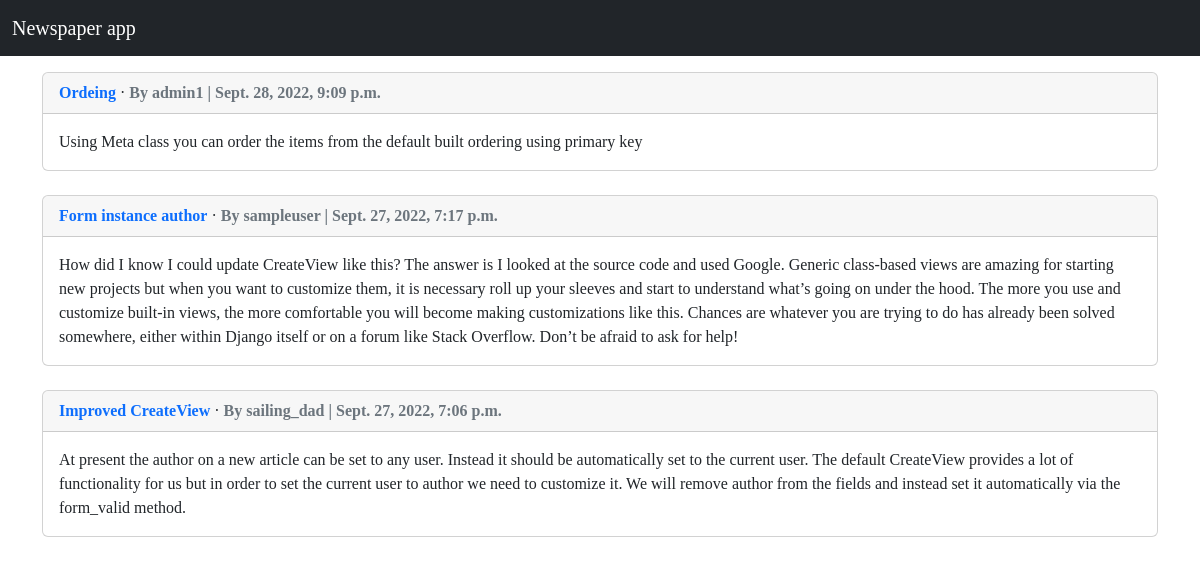
/articles/, run on an earlier commit of the app's database.
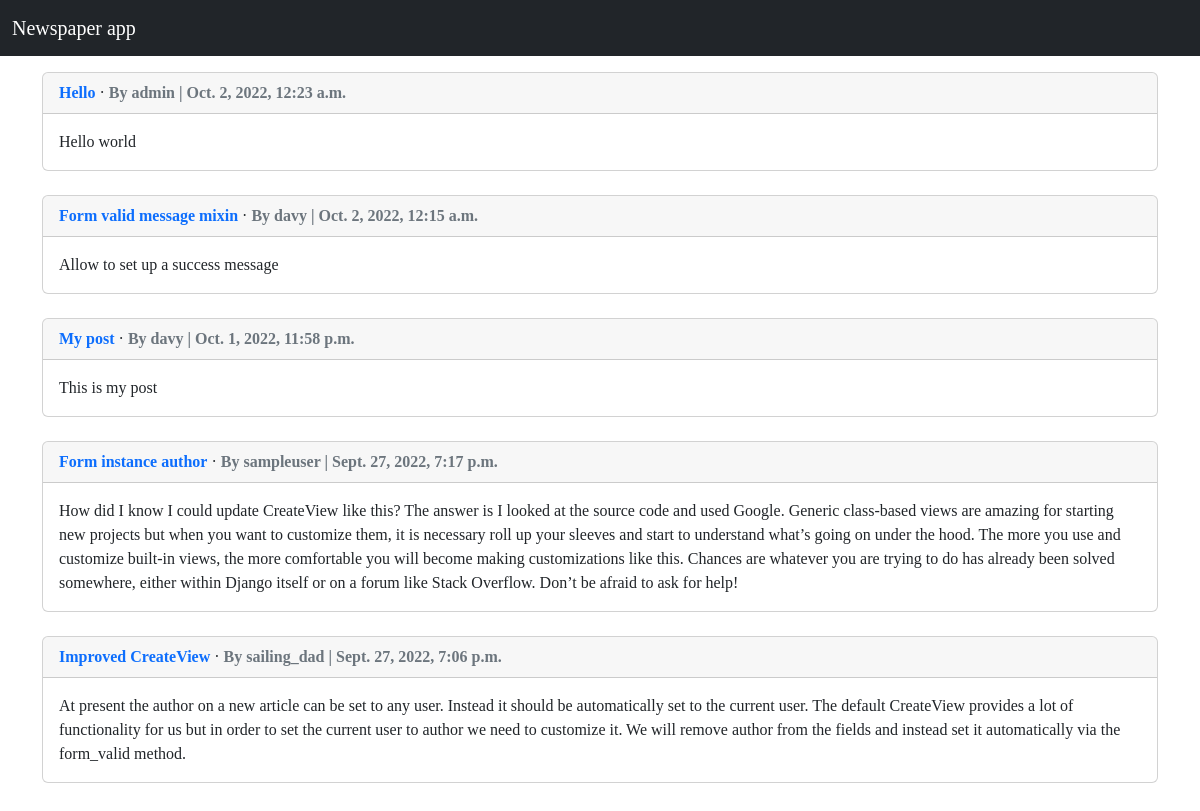
And on a later commit of the database.
### articles/models.py (models this page shows, shortened)
class Article(models.Model):
    author = models.ForeignKey(get_user_model(), on_delete=models.CASCADE)
    title = models.CharField(max_length=200)
    body = models.TextField()
    date = models.DateTimeField(auto_now_add=True)
    class Meta:
        ordering = ['-date']

### user/models.py (models this page shows)
class CustomUser(AbstractUser):
    age = models.PositiveSmallIntegerField(null=True, blank=True)

### articles/views.py (the view)
# urls.py: path('', ArticlesListView.as_view(), name="articles"),
class ArticlesListView(views.RecentLoginRequiredMixin, ListView):
    model = Article
    template_name = 'article_list.html'
    context_object_name = "articles_list"
    redirect_field_name = 'hollback'
    raise_exception = False
    max_last_login_delta = 300
    login_url = 'login'

### templates/article_list.html (shortened to what this page needs)
{% extends 'base.html' %}
{% block content %}
    <div>
        {% for article in articles_list %}
            <div class="card">
                <div class="card-header">
                    <span class="fw-bold"><a href="{% url 'article_detail' article.pk %}">{{article.title}}</a></span> &middot;
                    {% if user.username == article.author %}
                    <span class="fw-bold text-muted"> By You | {{article.date}}</span>
                    {% else %}
                    <span class="fw-bold text-muted"> By {{article.author}} | {{article.date}}</span>
                    {% endif %}
                </div>
                <div class="card-body">
                    {{article.body}}
                </div>
            </div>
            <br />
        {% endfor %}
    </div>
{% endblock content %}

### templates/base.html (shortened to what this page needs)
{% load static %}
{% load crispy_forms_tags %}
<!DOCTYPE html>
<html lang="en">
  <head>
    <link
      rel="stylesheet"
      href="{% static 'css/bootstrap/bootstrap.min.css' %}"
    />
    <link
      rel="stylesheet"
      href="{% static 'css/bootstrap/bootstrap-icons.css' %}"
    />
    <link
      rel="stylesheet"
      href="{% static 'css/fontawesome/css/all.min.css' %}"
    />
    <link rel="stylesheet" href="{% static 'css/index.css' %}" />
  </head>
  <body>
    <nav class="navbar navbar-expand-md navbar-dark bg-dark">
      <div class="container-fluid">
        {% if user.is_authenticated %}
        <a class="navbar-brand" href="{% url 'home' %}">Newspaper app</a>
        <a href="{% url 'article_new' %}"><span class="badge bi bi-plus-lg bg-primary">New</span></a>
        <button
          class="navbar-toggler"
          type="button"
          data-bs-toggle="collapse"
          data-bs-target="#userMenu"
          aria-controls="userMenu"
          aria-expanded="false"
          aria-label="Toggle navigation"
        >
          <span class="navbar-toggler-icon"></span>
        </button>
        <div class="collapse navbar-collapse" id="userMenu">
          <ul class="navbar-nav ms-auto mb-2 mb-sm-0">
            <div class="nav-item dropdown">
              <a
                class="nav-link dropdown-toggle text-light"
                href="#"
                data-bs-toggle="dropdown"
                aria-expanded="false"
                >{{user.username}}</a
              >
              <ul class="dropdown-menu">
                <li><a class="dropdown-item" href="{% url 'password_change' %}">Change password</a></li>
                <li>
                  <a class="dropdown-item" href="{% url 'logout' %}">Log out</a>
                </li>
              </ul>
            </div>
          </ul>
          {% else %}
          <a class="navbar-brand" href="{% url 'home' %}">Newspaper app</a>
          {% endif %}
        </div>
    </nav>
    <main class="container my-3">
      {% block content %} {% endblock content %}
    </main>
  </body>
</html>

### staticfiles/css/index.css (style rules this page uses)
body { font-family: Lato-Regular; }
a { text-decoration: none; }

What changed in the data, as far as the page shows it:
removed Article: title "Ordeing", author "admin1", date "Sept. 28, 2022, 9:09 p.m.", body "Using Meta class you can order the items from the default built ordering using primary key"
added Article: title "Hello", author "admin", date "Oct. 2, 2022, 12:23 a.m.", body "Hello world"
added Article: title "Form valid message mixin", author "davy", date "Oct. 2, 2022, 12:15 a.m.", body "Allow to set up a success message"
added Article: title "My post", author "davy", date "Oct. 1, 2022, 11:58 p.m.", body "This is my post"
